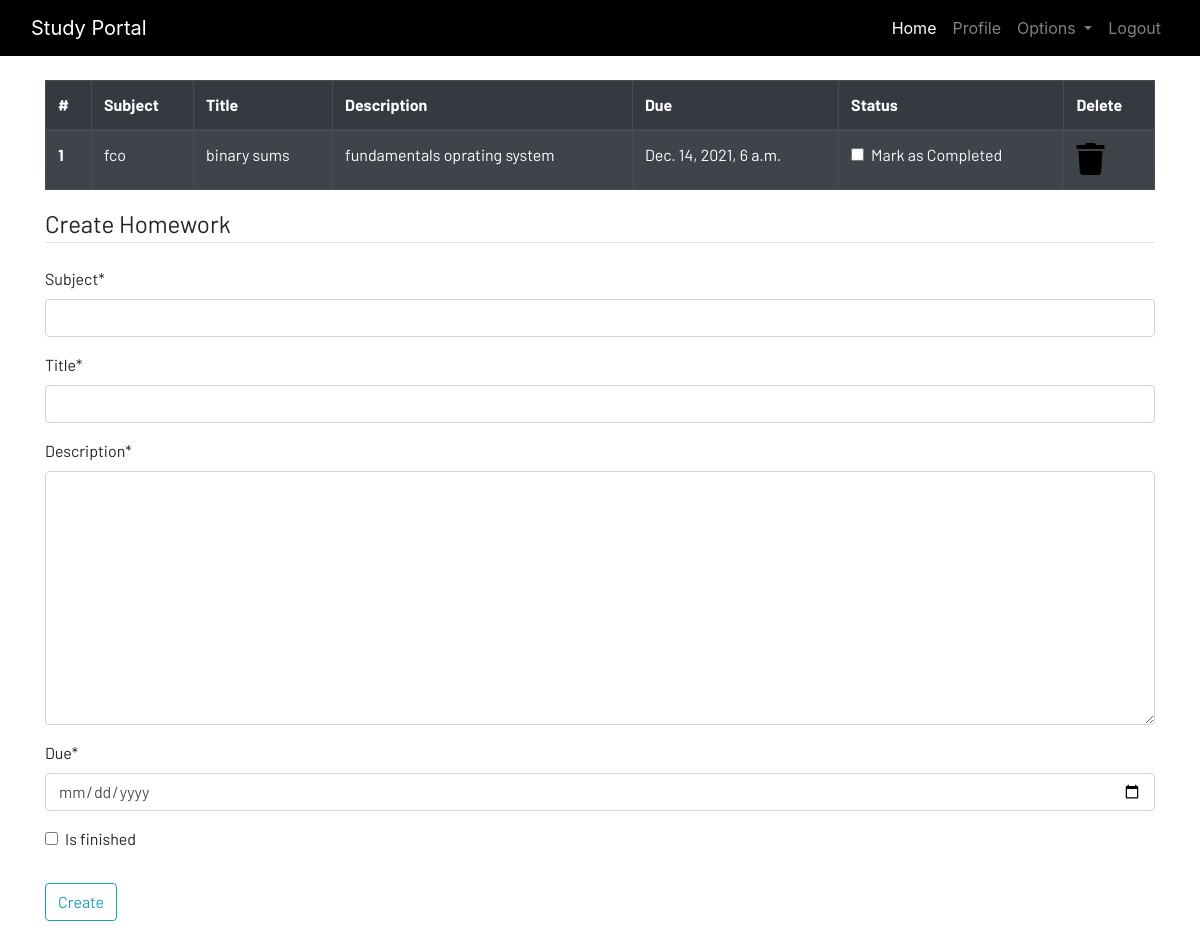
The page /homework (signed in) on the database its author committed.
### dashboard/models.py (models this page shows, shortened)
class Homework(models.Model):
    user = models.ForeignKey(User,on_delete = models.CASCADE)
    subject = models.CharField(max_length=50)
    title = models.CharField(max_length=100)
    description = models.TextField()
    due = models.DateTimeField()
    is_finished = models.BooleanField(default=False)

### dashboard/views.py (the view)
# urls.py: path('homework',views.homework,name="homework"),
@login_required
def homework(request):
    if request.method == 'POST':
        form = HomeworkForm(request.POST)
        if form.is_valid():
            try:
                finished = request.POST['is_finished']
                if finished == 'on':
                    finished = True
                else:
                    finished=False
            except:
                finished = False
            homework = Homework(
                user = request.user,
                subject = request.POST['subject'],
                title = request.POST['title'],
                description = request.POST['description'],
                due = request.POST['due'],
                is_finished = finished
            )
            homework.save()
            messages.success(request,f'Homework Added by  {request.user.username}')
    else:
        form = HomeworkForm()
    homeworks = Homework.objects.filter(user=request.user)
    if len(homeworks)==0:
        homework_done = True
    else:
        homework_done = False
    context ={'homeworks':homeworks,
              'homework_done':homework_done,
              'form':form}
    return render(request,'dashboard/homework.html',context)

### dashboard/forms.py
class HomeworkForm(forms.ModelForm):
    class Meta:
        model = Homework
        widgets = {'due':DateInput()}
        fields = ['subject','title','description','due','is_finished']

### dashboard/templates/dashboard/homework.html (shortened to what this page needs)
{% extends 'dashboard/base.html' %}
{% load static %}
{% load crispy_forms_tags %}
{% block content %}
<div class="container">
    {% if not homework_done %}
    <table class="table table-striped table-bordered table-hover table-dark">
        <thead>
            <tr>
                <th scope="col">#</th>
                <th scope="col">Subject</th>
                <th scope="col">Title</th>
                <th scope="col">Description</th>
                <th scope="col">Due</th>
                <th scope="col">Status</th>
                <th scope="col">Delete</th>
            </tr>
        </thead>
        <tbody>
            {% for homework in homeworks %}
            <tr>
                <th scope="row">{{forloop.counter}}</th>
                <td>{{homework.subject}}</td>
                <td>{{homework.title}}</td>
                <td>{{homework.description}}</td>
                <td>{{homework.due}}</td>
                <td>
                    <a href="{% url 'update-homework' homework.id %}">
                        <div class="form-check">
                            {% if homework.is_finished == True %}
                            <input class="form-check-input" type="checkbox" value="" checked>
                            {% else %}
                            <input class="form-check-input" type="checkbox" value="">
                            {% endif %}
                            <label class="form-check-label text-light" for="flexCheckDefault">
                                Mark as Completed
                            </label>
                        </div>
                    </a>
                </td>
                <td><a href="{% url 'delete-homework' homework.id %}"><i class="fa fa-trash fa-2x"></i></a></td>
            </tr>
            {% endfor %}
        </tbody>
    </table>
    {% else %}
    <h4>All homeworks are completed!! Create to have more!!</h4>
{% endif %}
</div>
<div class=" container">
    <form method="POST">
        <fieldset class="form-group">
            <legend class="border-bottom mb-4">Create Homework</legend>
        {{form|crispy}}
        </fieldset>
        <div class="form-group">
            <button href="" class="btn btn-outline-info" type="submit">
                Create
            </button>
        </div>
    </form>
</div>
{% endblock content %}

### static/css/style.css (style rules this page uses)
html { scroll-behavior: smooth; height: 100%; width: 100%; }
a { text-decoration: none !important; color: black; }
html, body { max-width: 100%; overflow-x: hidden; height: 100%; width: 100%; }
body { background: white; overflow-x: hidden; background-repeat: no-repeat; }
.fa { color: black; }

### rows shown on the page
Homework: subject "fco", title "binary sums", description "fundamentals oprating system", due "Dec. 14, 2021, 6 a.m."
